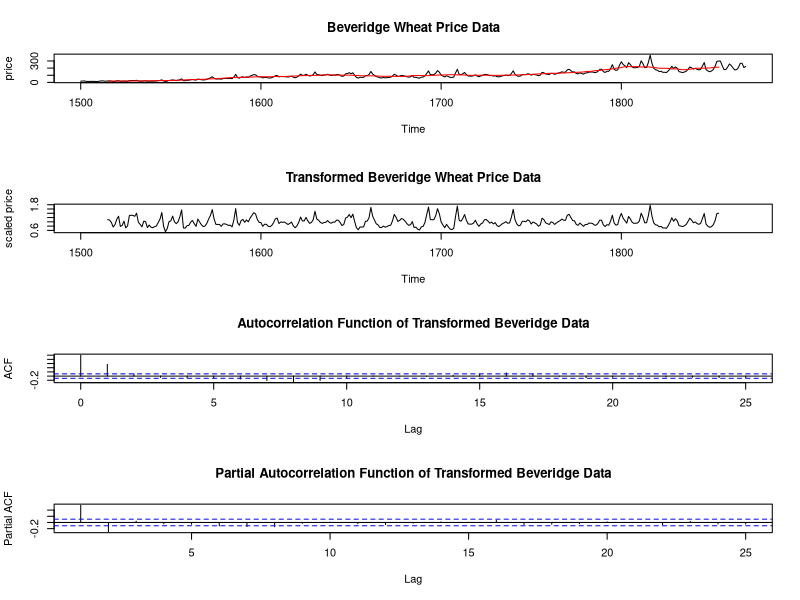

The R script that drew this image:
setwd('~/exercise/TimeSeries/PracticeTs/')
rm(list=ls(all=TRUE))
while (dev.cur()>1) dev.off()
beveridge = read.table('dataset/beveridge_wheat.txt')
beveridge.ts= ts(beveridge[,2], start=1500)
beveridge.MA = filter(beveridge.ts, rep(1/31, 31), sides = 2)
# rep解释：
# > rep(1,5)
# [1] 1 1 1 1 1
# filter 解释:
# filter(x, filter, method = c("convolution", "recursive"),
#        sides = 2, circular = FALSE, init)
# 
# 一个反向的时间顺序滤波器系数向量
# filter=c(1,2,3)的话，意味着t的系数为1，t-1的系数为2, t-3的系数为3
# 1. method = "convolution"
#   平均移动，即系数主要作用于输入序列x  
#   a. sides=1: 只考虑输入序列x在时间t之前的数据
#   b. sides=2: 以x的输入时间t为中心的，考虑前后
#               如果filter的长度不是奇数的话，过滤器优先考虑向前的数据
# 2. method = "recursive"
#   自回归模式，即系数主要作用于自身的历史数据 
#   此时sides取值无效
par(mfrow=c(4,1))
plot( beveridge.ts, ylab="price", main="Beveridge Wheat Price Data")
lines(beveridge.MA, col='red')
Y =  beveridge.ts/beveridge.MA
plot( Y, ylab="scaled price", main="Transformed Beveridge Wheat Price Data")
acf(na.omit(Y),main="Autocorrelation Function of Transformed Beveridge Data")
acf(na.omit(Y), type="partial", main="Partial Autocorrelation Function of Transformed Beveridge Data")

# We believe we have AR(p) model for transformed Beveridge Wheat Price
# Let's compute the coefficient of AR(p), search max order less than 5
print(ar(na.omit(Y), order.max = 5))

# An autoregressiveprocess of order p, 
# an AR(p), has a PACF that cuts off after plags.

